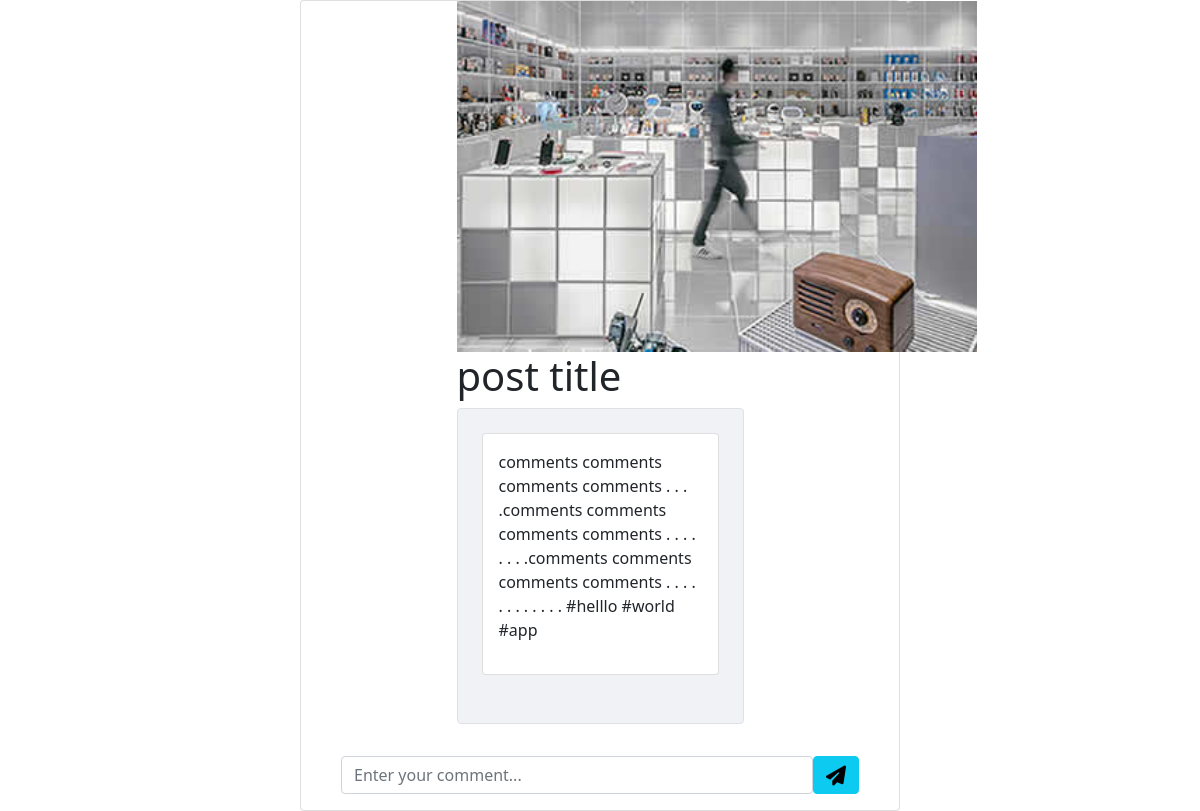
Screenshot of /6/comments/ with the database file from the repository.
### search/models.py (models this page shows, shortened)
class Post(models.Model):
    author = models.ForeignKey(MyUser, on_delete=models.CASCADE)
    img = models.ImageField()
    img_title = models.CharField(max_length=150)
    comment = models.TextField(max_length=700)
    creat_time = models.DateField(default=datetime.now)
    likes = models.IntegerField(default=0)

### search/views.py (the view)
# urls.py: path("<pk>/comments/",comments, name="comments" ),
def comments(request, pk):
    form = comment_form()
    if request.method == "POST":
        form = comment_form(request.POST)
        if form.is_valid():
            form.save()
            return reverse_lazy('app:comments', )
    comment = Post.objects.get(id=pk)
    user_comment = Comments.objects.all()
    context ={
        "comment":comment,
        "user_comment":user_comment,
        "form":form
    }
    return render(request, "comments/comments.html", context)

### search/form.py
class comment_form(forms.ModelForm):
    class Meta:
        model = Comments
        fields=('comment', 'author')
        widgets = {
            'comment':forms.TextInput(attrs={"class":"form-control w-100", "placeholder":"Enter your comment..."})
        }

### templates/comments/comments.html (shortened to what this page needs)
<!DOCTYPE html>
<html lang="en">
<head>
    <link href="https://cdn.jsdelivr.net/npm/bootstrap@5.0.2/dist/css/bootstrap.min.css" rel="stylesheet">
    <link rel="stylesheet" href="https://cdnjs.cloudflare.com/ajax/libs/font-awesome/6.1.2/css/all.min.css" />
</head>
<body>
    <div class="card w-50">
       <div>
           <div>
               <div class="row d-flex justify-content-center">
                   <div class="col-md-8 col-lg-6">
                    <img src="{{ comment.img.url }}" alt="..." width="520">
                    <h1>{{ comment.img_title  }}</h1>
                  <div class="card shadow-0 border" style="background-color: #f0f2f5;">
                    <div class="card-body p-4">
                      <div class="card mb-4 w-100">
                        <div class="card-body w-100">
                          <p>{{ comment.comment }}</p>
                        </div>
                      </div>
                    </div>
                  </div>
                </div>
              </div>
        </div>
       </div>
        <form  method="post">
            <div class="mt-3 d-flex flex-row align-items-center p-3 form-color">
                {{ form.comment }}
                <button type="submit" class="btn btn-info"><i class="fa-solid fa-paper-plane fa-lg"></i></button>
              </div>
        </form>
    </div>
</body>
</html>

### templates/comments/comments.html (style rules this page uses)
body { display: grid; place-items:center; min-height: 100vh; }
form { width: 550px; margin-left: auto; margin-right: auto; }

### rows the page displays
Post: img (picture), img_title "post title", comment "comments comments comments comments . . . .comments comments comments comments . . . . . . . .comments comments comments comments . . . . . . . . . . . . #helllo #world #app"
